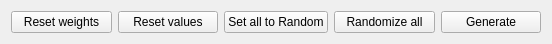
<?xml version="1.0" encoding="UTF-8"?>
<ui version="4.0">
 <class>Form</class>
 <widget class="QWidget" name="Form">
  <property name="geometry">
   <rect>
    <x>0</x>
    <y>0</y>
    <width>552</width>
    <height>43</height>
   </rect>
  </property>
  <property name="windowTitle">
   <string>Form</string>
  </property>
  <layout class="QGridLayout" name="gridLayout">
   <item row="0" column="0">
    <widget class="QPushButton" name="reset_weights_button">
     <property name="text">
      <string>Reset weights</string>
     </property>
    </widget>
   </item>
   <item row="0" column="1">
    <widget class="QPushButton" name="reset_values_button">
     <property name="text">
      <string>Reset values</string>
     </property>
    </widget>
   </item>
   <item row="0" column="2">
    <widget class="QPushButton" name="set_all_random_button">
     <property name="text">
      <string>Set all to Random</string>
     </property>
    </widget>
   </item>
   <item row="0" column="3">
    <widget class="QPushButton" name="randomize_all_button">
     <property name="text">
      <string>Randomize all</string>
     </property>
    </widget>
   </item>
   <item row="0" column="4">
    <widget class="QPushButton" name="generate_person_button">
     <property name="text">
      <string>Generate</string>
     </property>
    </widget>
   </item>
  </layout>
 </widget>
 <resources/>
 <connections/>
</ui>
